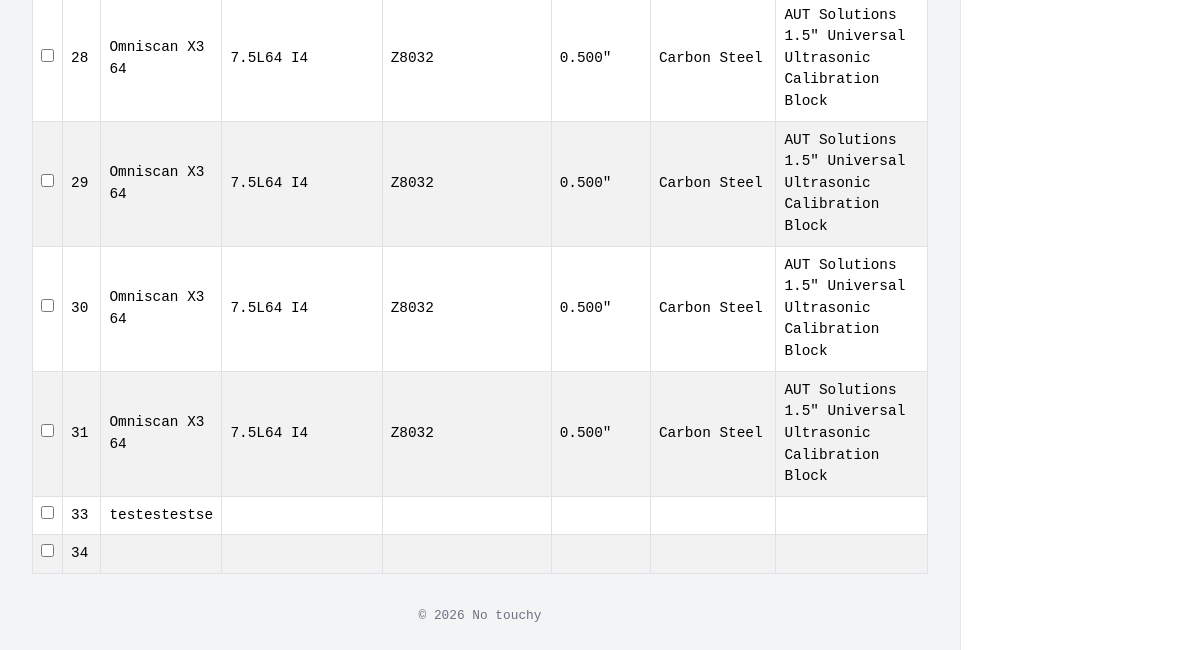
The app's page /setups/ (lower part), older data.
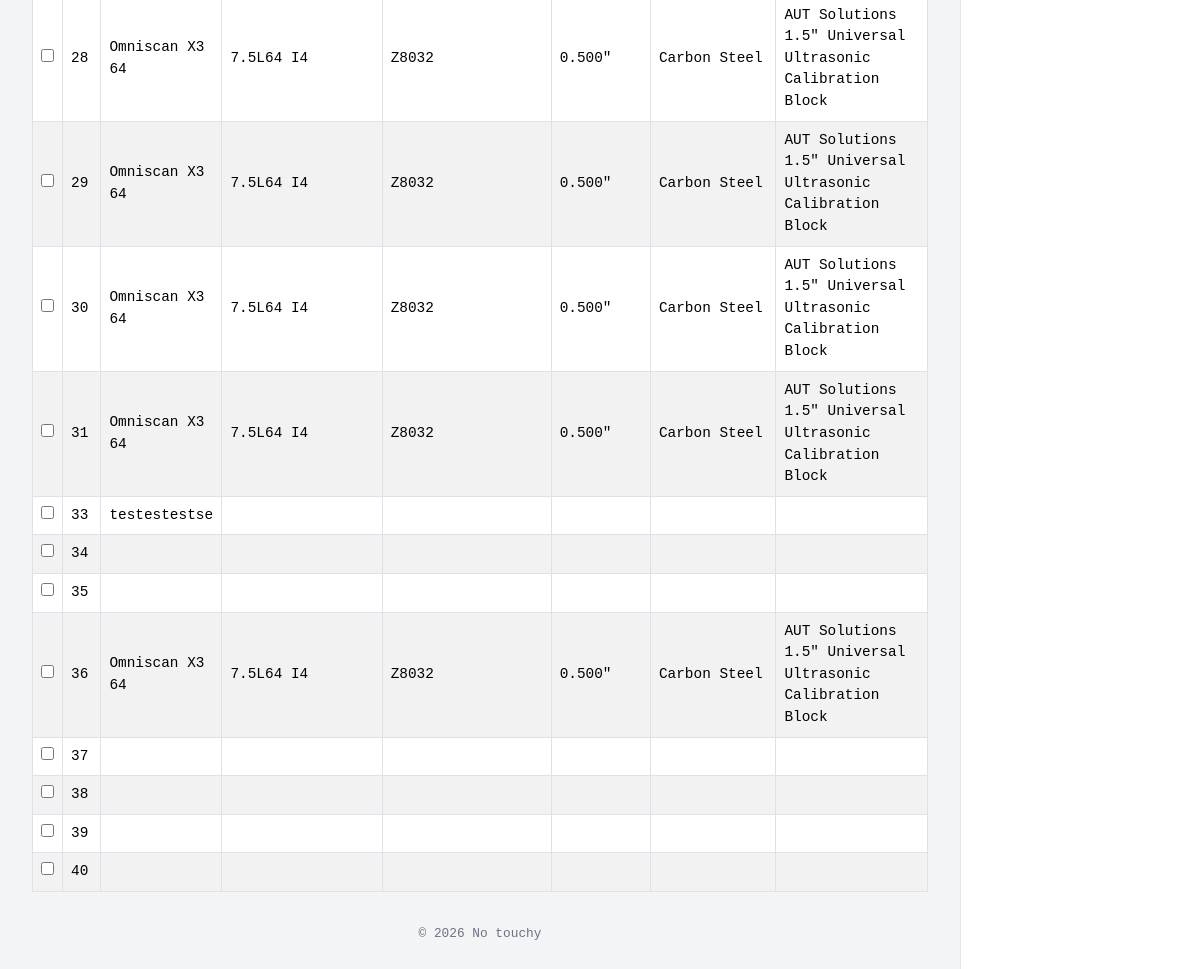
The same page, newer data.
### reports/models.py (models this page shows, shortened)
class Setup(models.Model):
    report = models.ForeignKey(Report, on_delete=models.CASCADE, related_name='setups', null=True, blank=True)
    manufacturer = models.CharField(max_length=200, blank=True, default="Evident")
    scope_platform = models.CharField(max_length=200, blank=True)
    scope_model = models.CharField(max_length=200, blank=True)
    scope_serial = models.CharField(max_length=200, blank=True)
    transducer_model = models.CharField(max_length=200, blank=True)
    transducer_serial = models.CharField(max_length=200, blank=True)
    probe_diameter = models.CharField(max_length=100, blank=True)
    wedge_model = models.CharField(max_length=200, blank=True)
    wedge_angle = models.CharField(max_length=100, blank=True)
    foc_depth = models.CharField(max_length=100, blank=True)
    wave_propagation = models.CharField(max_length=100, blank=True)
    freq = models.CharField(max_length=100, blank=True)
    elements = models.CharField(max_length=100, blank=True)
    x_res = models.CharField(max_length=100, blank=True)
    y_res = models.CharField(max_length=100, blank=True)
    scan_length = models.CharField(max_length=100, blank=True)
    scan_width = models.CharField(max_length=100, blank=True)
    angle_step = models.CharField(max_length=50, blank=True)
    angle_range = models.CharField(max_length=50, blank=True)
    sound_velocity = models.CharField(max_length=100, blank=True)
    gain = models.CharField(max_length=100, blank=True)
    ref_gain = models.CharField(max_length=100, blank=True)
    voltage = models.CharField(max_length=100, blank=True)
    specimen_od = models.CharField(max_length=100, blank=True)
    specimen_thickness = models.CharField(max_length=100, blank=True)
    cal_material = models.CharField(max_length=200, blank=True)
    material_temp = models.CharField(max_length=50, blank=True)
    cal_block_type = models.CharField(max_length=200, blank=True)
    cal_block_serial = models.CharField(max_length=200, blank=True)
    surface_prep = models.CharField(max_length=200, blank=True)
    tr_min = models.CharField(max_length=50, blank=True)
    tr_max = models.CharField(max_length=50, blank=True)

### reports/views/setups.py (the view, shortened to what this page needs)
# urls.py: path('setups/', views.setup_list, name='setup-list'),
def setup_list(request):
    setups = Setup.objects.all()
    return render(request, 'reports/setup_list.html', {'setups': setups})

### reports/templates/reports/setup_list.html (shortened to what this page needs)
{% extends 'reports/base.html' %}
{% load static %}
{% block content %}
{% if setups %}
<form method="post">
    <div class="table-responsive">
        <table class="table table-bordered table-striped table-hover align-middle setup-table">
            <tbody>
                {% for setup in setups %}
                <tr class="setup-row">
                    <td><input type="checkbox" name="selected_setups" value="{{ setup.pk }}" class="row-check"></td>
                    <td>{{ setup.pk }}</td>
                    <td>{{ setup.scope_model }}</td>
                    <td>{{ setup.transducer_model }}</td>
                    <td>{{ setup.transducer_serial }}</td>
                    <td>{{ setup.foc_depth }}</td>
                    <td>{{ setup.cal_material }}</td>
                    <td>{{ setup.cal_block_type }}</td>
                </tr>
                {% endfor %}
            </tbody>
        </table>
    </div>
</form>
{% else %}
<h1 class="page-title">Setups</h1>
<p>No setups found.</p>
{% endif %}
{% endblock %}

Row changes from the older to the newer data that the page shows:
added Setup: pk "35"
added Setup: pk "36", scope_model "Omniscan X3 64", transducer_model "7.5L64 I4", transducer_serial "Z8032", foc_depth "0.500\"", cal_material "Carbon Steel", cal_block_type "AUT Solutions 1.5\" Universal Ultrasonic Calibration Block"
added Setup: pk "37"
added Setup: pk "38"
added Setup: pk "39"
added Setup: pk "40"
